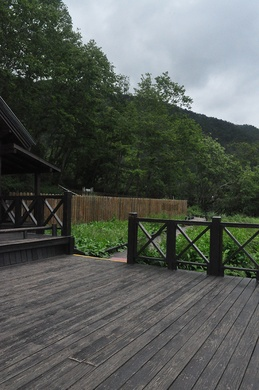
#> input picture imagesSet3/DSC_0171.jpg, 259 x 390 px, shrunk from 664 x 1000 before the run
$ python Project3.py   (older library calls are emulated)
#> lines starting #> are read from the running program, lines starting #| are printed output that depends on the picture; after the words box and inside, x2 and y2 are one past the last pixel; in counts of white or black regions, pixels touching at a corner belong together
### harris_detector.py
import numpy as np
import cv2
import matplotlib.pyplot as plt

def harris_corner_detection(image, threshold = 50000000000):
    Ix = cv2.Sobel(image, cv2.CV_32F, 1, 0, ksize=3)
    Iy = cv2.Sobel(image, cv2.CV_32F, 0, 1, ksize=3)
    Ixx = Ix*Ix
    Iyy = Iy*Iy
    Ixy = Ix*Iy

    duplicate_image = np.copy(image)
    kps = []
    shape = np.shape(image)
    k1 = 3
    k2 = 3
    i = j = 0
    m = n = 1

    M = np.zeros((2, 2))
    out = np.zeros(np.shape(Ix))

    while(i + k1 <= shape[0]):
        while(j + k2 <= shape[1]):
            M[0][0] = np.sum(Ixx[i:i+k1, j:j+k2])
            M[1][0] = M[0][1] = np.sum(Ixy[i:i+k1, j:j+k2])
            M[1][1] = np.sum(Iyy[i:i+k1, j:j+k2])
            out[m][n] = np.linalg.det(M) - 0.06*(np.trace(M)**2)
            if out[m][n] > threshold:
                cv2.circle(duplicate_image, (n, m), 3, (0, 0, 255), -1)
                kp = cv2.KeyPoint(n, m, 5, _class_id=0)
                kps.append(kp)
            j += 1
            n += 1
        i += 1
        m += 1
        j = 0
        n = 0

    plt.imshow(duplicate_image)
    plt.show()
    im1 = cv2.drawKeypoints(image, kps, None)
    plt.imshow(im1)
    result = duplicate_image
    result = cv2.cvtColor(result, cv2.COLOR_RGB2BGR)
    filename = 'Results/Harris/result.jpg'
    cv2.imwrite(filename, result)
    plt.show()
    return result, kps

### Project3.py
import numpy as np
import cv2
from harris_detector import *
import imutils
import os

def stitching(addresses, threshold1, threshold2, typeStitch, detectorType = 'sift'):

#> called with threshold1 = 10000000000, threshold2 = 10000000000, typeStitch = 1, detectorType = 'sift'
    address1, address2 = addresses
    image1 = cv2.imread(address1)
#> image1 is the input picture: shape (390, 259, 3); mean B, G, R 84.9, 90.7, 85.5
    image1 = cv2.cvtColor(image1, cv2.COLOR_BGR2RGB)
    gray1 = cv2.cvtColor(image1, cv2.COLOR_RGB2GRAY)

    image2 = cv2.imread(address2)
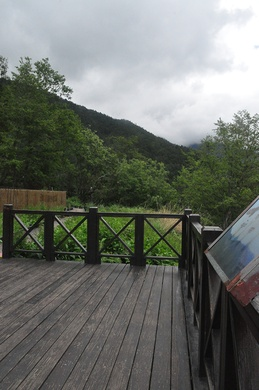
#> input picture imagesSet3/DSC_0172.jpg, 259 x 390 px, shrunk from 664 x 1000 before the run
#> image2 is the input picture: shape (390, 259, 3); mean B, G, R 105.4, 111.7, 108.1
    image2 = cv2.cvtColor(image2, cv2.COLOR_BGR2RGB)
    gray2 = cv2.cvtColor(image2, cv2.COLOR_RGB2GRAY)

    if typeStitch == 1:
        image1 = cv2.flip(image1, 1)
        image2 = cv2.flip(image2, 1)
        image1, image2 = image2, image1

        threshold1, threshold2 = threshold2, threshold1

        gray1 = cv2.flip(gray1, 1)
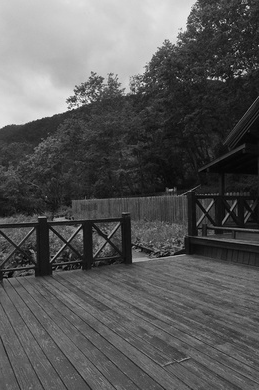
#> gray1: shape (390, 259); min 2, max 248, mean 88.4
        gray2 = cv2.flip(gray2, 1)
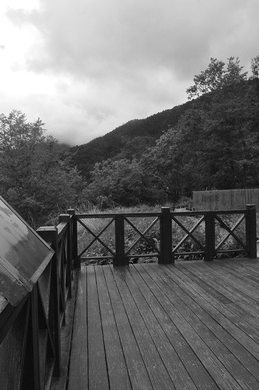
#> gray2: shape (390, 259); min 1, max 255, mean 109.9
        gray1, gray2 = gray2, gray1

    _, kp1 = harris_corner_detection(gray1, threshold1)
#> in harris_corner_detection, `Ix = cv2.Sobel(image, cv2.CV_32F, 1, 0, ksize=3)`:
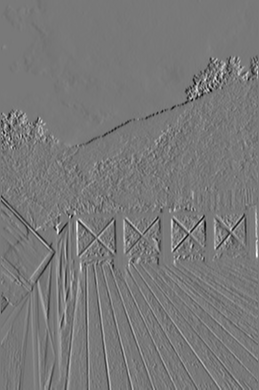
#> Ix: shape (390, 259) float32; min -555, max 613, mean -1.5; drawn with min black and max white
#> in harris_corner_detection, `Iy = cv2.Sobel(image, cv2.CV_32F, 0, 1, ksize=3)`:
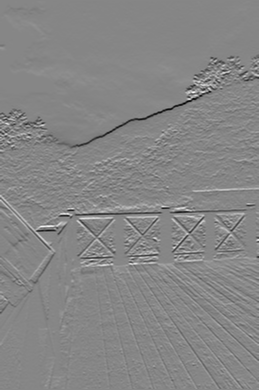
#> Iy: shape (390, 259) float32; min -704, max 630, mean -3; drawn with min black and max white
#> in harris_corner_detection, `Iyy = Iy*Iy`:
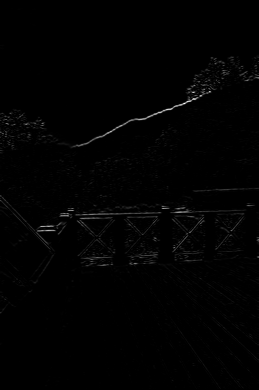
#> Iyy: shape (390, 259) float32; min 0, max 495616, mean 4266.7; drawn with min black and max white
#> in harris_corner_detection, `Ixy = Ix*Iy`:
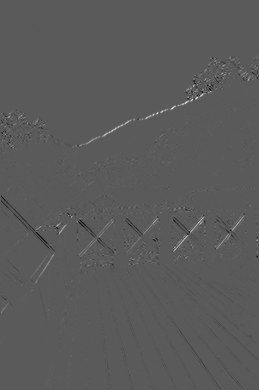
#> Ixy: shape (390, 259) float32; min -149776, max 271929, mean 76.8; drawn with min black and max white
#> after the loop in harris_corner_detection, `while(i + k1 <= shape[0]):`: duplicate_image: shape (390, 259); 0.03% of pixels changed, all inside (x1, y1, x2, y2) = (226, 53, 233, 60)
#> after the loop in harris_corner_detection, `while(i + k1 <= shape[0]):`: M = [[107867, 90041], [90041, 261883]]; i = 55; kps = []; m = 56
    _, kp2 = harris_corner_detection(gray2, threshold2)


    if detectorType == 'sift':
        featureDetector = cv2.xfeatures2d.SIFT_create()
        bMatcher = cv2.BFMatcher(cv2.NORM_L2, crossCheck=False)
    elif detectorType == 'brisk':
        featureDetector = cv2.BRISK_create()
        bMatcher = cv2.BFMatcher(cv2.NORM_HAMMING, crossCheck=False)
    elif detectorType == 'orb':
        featureDetector = cv2.ORB_create()
        bMatcher = cv2.BFMatcher(cv2.NORM_HAMMING, crossCheck=False)


    kp1, desc1 = featureDetector.compute(gray1, kp1)
    kp2, desc2 = featureDetector.compute(gray2, kp2)

    matches = bMatcher.match(desc1,desc2)
    matches = sorted(matches, key = lambda m:m.distance)

    print(len(matches), len(desc1), len(desc2))

    matchesIm = cv2.drawMatches(image1, kp1, image2, kp2, matches[:10], None, flags=cv2.DrawMatchesFlags_NOT_DRAW_SINGLE_POINTS)

    plt.imshow(matchesIm)
    plt.show()

    pts1 = np.zeros((len(matches), 1, 2), dtype=np.float32)
    pts2 = np.zeros((len(matches), 1, 2), dtype=np.float32)

    for i in range(0,len(matches)):
        pts1[i] = kp1[matches[i].queryIdx].pt
        pts2[i] = kp2[matches[i].trainIdx].pt

    H, status = cv2.findHomography(pts2, pts1, cv2.RANSAC, 4)
    print(H)
    print(len(matches), len(kp1))

    width = image2.shape[1] + image1.shape[1]
    height = image2.shape[0] + image1.shape[0]

    result = cv2.warpPerspective(image2, H, (width, height))
    for i in range(image1.shape[0]):
        for j in range(image1.shape[1]):
            if result[i,j].all() == 0:
                result[i,j] = image1[i,j]


    gray = cv2.cvtColor(result, cv2.COLOR_BGR2GRAY)
    thresh = cv2.threshold(gray, 0, 255, cv2.THRESH_BINARY)[1]
    contours = cv2.findContours(thresh.copy(), cv2.RETR_EXTERNAL, cv2.CHAIN_APPROX_SIMPLE)
    contours = imutils.grab_contours(contours)
    maxContour = max(contours, key=cv2.contourArea)
    (x, y, w, h) = cv2.boundingRect(maxContour)
    result = result[y:y + h, x:x + w]
    if typeStitch == 1:
        result = cv2.flip(result, 1)
    plt.imshow(result)
    plt.show()

    return result, H

def panorama(folder):
    files = os.listdir(folder)
    images = [folder + '/' + i for i in files]
    addresses = [images[0]]
    threshold2 = threshold1 = 10000000000
    for i in range(1,len(images)):
        addresses.append(images[i])
        result, H = stitching(addresses, threshold1, threshold2, i%2)
        result = cv2.cvtColor(result, cv2.COLOR_RGB2BGR)
        print(i)
        filename = 'Results/AltPan/result'+str(i)+'.jpg'
        cv2.imwrite(filename, result)
        addresses = [filename]
        threshold1 = threshold1*0.2
    return None

def div_conq(folder):
    files = os.listdir(folder)
    images = [folder + '/' + i for i in files]
    addresses = []
    outputs = []
    threshold2 = threshold1 = 8000000000
    j = 0
    while len(outputs) > 1 or len(outputs) == 0:
        for i in range(int(len(images)/2)):
            addresses.append(images.pop(0))
            if len(images) > 0:
                addresses.append(images.pop(0))
            else:
                outputs.append(addresses.pop(0))
            print(addresses)
            result, H = stitching(addresses, threshold1, threshold2, j%2)
            result = cv2.cvtColor(result, cv2.COLOR_RGB2BGR)
            filename = 'Results/DivConq/result'+str(j)+str(i)+'.jpg'
            cv2.imwrite(filename, result)
            outputs.append(filename)
            addresses = []
        j += 1
        images = outputs
        outputs = []
        threshold1 = threshold1*0.5
        threshold2 = threshold2*0.5


#> (the run stopped early here; a loop or call above may not have finished)
